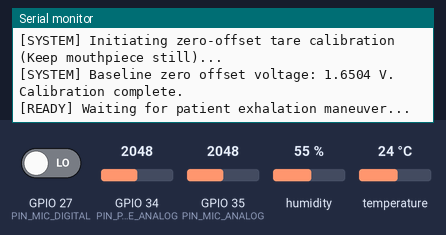
The sketch below on a simulated ESP32. On the bench: the last lines printed to the serial monitor. The inputs (shaded band) are chosen by the test bench; at power-on: GPIO 34 (PIN_PRESSURE_ANALOG) = 2048, GPIO 27 (PIN_MIC_DIGITAL) LOW, GPIO 35 (PIN_MIC_ANALOG) = 2048, humidity 55 %, temperature 24 °C (analog values on the 0–4095 scale).

Above: at 3.7 s.
3.8 s: GPIO 34 (PIN_PRESSURE_ANALOG) set to 2098
At 4.7 s:
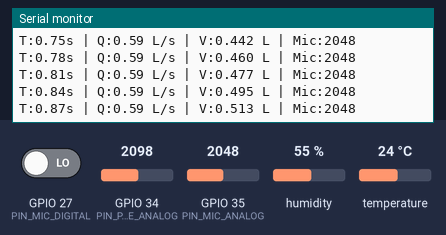
5.3 s: GPIO 34 (PIN_PRESSURE_ANALOG) set to 1228
At 6.5 s:
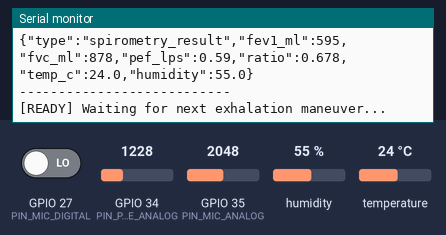
Timing chart, 0 to 8.3 s (numbered marks = the images above; inputs shaded):
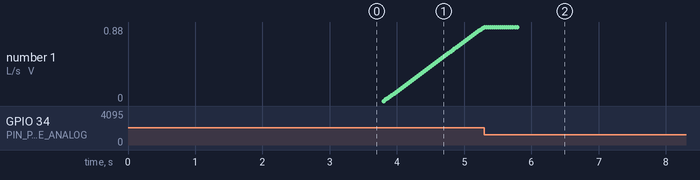

Measured:
- the behaviour switches between 2049 and 2050 on GPIO 34 (PIN_PRESSURE_ANALOG) (found by bisection; images 0 and 1)
- after the input at 3.8 s, the serial monitor: prints a new line at once (image 1)

The sketch:

esp32_spirometer.ino
```cpp
/*
 * ======================================================================================
 * AI-POWERED COPD SEVERITY PREDICTION AND RESPIRATORY MONITORING SYSTEM
 * Embedded ESP32 Firmware for Digital Spirometry & Acoustic Auscultation
 * ======================================================================================
 *
 * Hardware Configuration:
 *   - Microcontroller: ESP32 Dual-Core Tensilica Xtensa LX6 (240 MHz)
 *   - Pressure Sensor: MPX10DP (0 - 10 kPa / 0 - 1.45 psi Differential Pressure)
 *   - Instrumentation Amplifier: AD620 (Gain Rg = 620 Ohm, G ≈ 80.68)
 *   - Ambient Environmental Sensor: DHT22 / AM2302 (Temperature & Humidity for BTPS)
 *   - Audio Acoustic Sensor: Electret Condenser + MAX4466 Preamplifier
 *
 * Pin Mapping:
 *   - GPIO 34 (ADC1_CH6): MPX10DP + AD620 Pressure Sensor Analog Input
 *   - GPIO 35 (ADC1_CH7): Microphone Analog Audio Waveform Input
 *   - GPIO 27 (Digital):  Microphone Digital Sound Activity Threshold Comparator
 *   - GPIO 4  (Digital):  DHT22 Single-Bus Data Line
 *   - VCC: 3.3V / 5.0V (LDO Regulated)
 *   - GND: Common System Ground
 * ======================================================================================
 */

#include <Arduino.h>
#include <WiFi.h>
#include <DHT.h>
#include <math.h>

// ---------------- PIN DEFINITIONS ----------------
#define PIN_PRESSURE_ANALOG   34  // AD620 amplified differential pressure (0 - 3.3V)
#define PIN_MIC_ANALOG        35  // Microphone analog acoustic signal
#define PIN_MIC_DIGITAL       27  // Microphone digital sound threshold
#define PIN_DHT22_DATA        4   // DHT22 environmental sensor

#define DHTTYPE               DHT22

// ---------------- CALIBRATION & SAMPLING CONSTANTS ----------------
const float ADC_VREF          = 3.30f;       // ESP32 ADC Reference Voltage
const int   ADC_RESOLUTION    = 4095;        // 12-bit SAR ADC (0 - 4095)
const float SAMPLING_FREQ_HZ  = 100.0f;      // 100 Hz Spirometry Sampling Rate
const float DT_SEC            = 1.0f / SAMPLING_FREQ_HZ; // 10 ms integration step

// AD620 & MPX10DP Calibration Parameters
// MPX10DP: 3.5 mV / kPa. AD620 Gain: G = 1 + (49.4k / 620) = 80.68
// Full scale ~35 mV differential * 80.68 = 2.82 V at 10 kPa
const float AD620_GAIN        = 80.68f;
const float MPX10DP_SENS_V_KPA = 0.0035f;    // 3.5 mV/kPa
const float FLOW_CALIBRATION_K = 1.425f;     // Empirical flow orifice constant (L/s per sqrt(kPa))

// Flow Detection Thresholds (ATS/ERS Standardization)
const float FLOW_START_THRESH = 0.10f;       // Exhalation start threshold: 0.10 L/s
const float FLOW_END_THRESH   = 0.025f;      // Exhalation end plateau threshold: 0.025 L/s
const float MAX_TEST_DURATION = 8.0f;        // Maximum maneuver duration: 8.0 seconds

// ---------------- INSTANCES & GLOBAL STATE ----------------
DHT dht(PIN_DHT22_DATA, DHTTYPE);

// Environmental BTPS variables
float ambient_temp_c   = 24.0f;
float ambient_humidity = 50.0f;
float btps_factor      = 1.05f;

// Baseline pressure offset (Zero Tare Calibration)
float pressure_baseline_voltage = 0.0f;

// Spirometric Maneuver Variables
bool  is_exhaling         = false;
float current_flow_lps    = 0.0f;
float cumulative_vol_l    = 0.0f;
float fev1_liters         = 0.0f;
float fvc_liters          = 0.0f;
float pef_lps             = 0.0f;
float maneuver_time_sec   = 0.0f;
int   end_plateau_samples = 0;

// ---------------- BTPS FACTOR CALCULATION ----------------
float compute_btps_factor(float temp_c, float rh_pct) {
    // Saturated water vapor pressure at ambient temperature: Antoine / Magnus-Tetens Equation
    float p_sat_ambient = (rh_pct / 100.0f) * 4.584f * exp((17.27f * temp_c) / (237.3f + temp_c));
    float p_barometric  = 760.0f;  // Standard atmospheric pressure in mmHg
    float p_vapor_body  = 47.07f;  // Water vapor pressure at 37°C saturated

    float temp_ratio     = (273.15f + 37.0f) / (273.15f + temp_c);
    float pressure_ratio = (p_barometric - p_sat_ambient) / (p_barometric - p_vapor_body);

    float factor = temp_ratio * pressure_ratio;
    // Constrain factor to physiologically plausible range (1.00 - 1.25)
    if (factor < 1.0f) factor = 1.0f;
    if (factor > 1.25f) factor = 1.25f;
    return factor;
}

// ---------------- SENSOR ZERO-OFFSET TARE ----------------
void calibrate_zero_offset() {
    Serial.println(F("[SYSTEM] Initiating zero-offset tare calibration (Keep mouthpiece still)..."));
    long sum_adc = 0;
    const int CAL_SAMPLES = 200;

    for (int i = 0; i < CAL_SAMPLES; i++) {
        sum_adc += analogRead(PIN_PRESSURE_ANALOG);
        delay(5);
    }

    float avg_adc = (float)sum_adc / (float)CAL_SAMPLES;
    pressure_baseline_voltage = (avg_adc / (float)ADC_RESOLUTION) * ADC_VREF;

    Serial.print(F("[SYSTEM] Baseline zero offset voltage: "));
    Serial.print(pressure_baseline_voltage, 4);
    Serial.println(F(" V. Calibration complete."));
}

void setup() {
    Serial.begin(115200);
    delay(1000);
    Serial.println(F("\n========================================================"));
    Serial.println(F("ESP32 SMART SPIROMETER & RESPIRATORY MONITORING SYSTEM"));
    Serial.println(F("========================================================"));

    // Configure ADC resolution and attenuation
    analogReadResolution(12);
    analogSetAttenuation(ADC_11db); // Full-scale input voltage ~0 - 3.3V

    pinMode(PIN_PRESSURE_ANALOG, INPUT);
    pinMode(PIN_MIC_ANALOG, INPUT);
    pinMode(PIN_MIC_DIGITAL, INPUT);

    // Initialize DHT22 environmental sensor
    dht.begin();
    delay(500);

    // Read ambient conditions for BTPS correction
    float t = dht.readTemperature();
    float h = dht.readHumidity();
    if (!isnan(t) && !isnan(h)) {
        ambient_temp_c   = t;
        ambient_humidity = h;
    }
    btps_factor = compute_btps_factor(ambient_temp_c, ambient_humidity);

    Serial.print(F("[ENV] Ambient Temp: "));
    Serial.print(ambient_temp_c, 1);
    Serial.print(F(" C, Humidity: "));
    Serial.print(ambient_humidity, 1);
    Serial.print(F(" %, Calculated BTPS Factor: "));
    Serial.println(btps_factor, 4);

    // Perform baseline tare
    calibrate_zero_offset();

    Serial.println(F("[READY] Waiting for patient exhalation maneuver..."));
}

void loop() {
    static unsigned long last_sample_time = 0;
    unsigned long current_time = millis();

    // Deterministic 100 Hz sampling loop (10 ms period)
    if (current_time - last_sample_time >= 10) {
        last_sample_time = current_time;

        // 1. Read Pressure Sensor
        int raw_adc = analogRead(PIN_PRESSURE_ANALOG);
        float v_sensor = ((float)raw_adc / (float)ADC_RESOLUTION) * ADC_VREF;
        float v_diff   = v_sensor - pressure_baseline_voltage;

        if (v_diff < 0.0f) v_diff = 0.0f; // Ignore negative flow artifacts

        // Calculate Differential Pressure in kPa
        // v_diff = ΔP_kPa * Sens * Gain
        float delta_p_kpa = v_diff / (MPX10DP_SENS_V_KPA * AD620_GAIN);

        // Bernoulli flow rate Q(t) = k * sqrt(ΔP) in L/s
        float raw_flow_lps = FLOW_CALIBRATION_K * sqrt(delta_p_kpa);

        // Apply BTPS correction
        current_flow_lps = raw_flow_lps * btps_factor;

        // 2. Read Acoustic Microphone
        int raw_mic_analog  = analogRead(PIN_MIC_ANALOG);
        int mic_activity    = digitalRead(PIN_MIC_DIGITAL);

        // 3. Exhalation Maneuver State Machine
        if (!is_exhaling) {
            // Trigger start of forced exhalation
            if (current_flow_lps >= FLOW_START_THRESH) {
                is_exhaling         = true;
                cumulative_vol_l    = 0.0f;
                fev1_liters         = 0.0f;
                pef_lps             = 0.0f;
                maneuver_time_sec   = 0.0f;
                end_plateau_samples = 0;
                Serial.println(F("[MANEUVER] Exhalation started!"));
            }
        } else {
            // Active forced exhalation
            maneuver_time_sec += DT_SEC;

            // Numerical trapezoidal integration: V = ∫ Q dt
            cumulative_vol_l += current_flow_lps * DT_SEC;

            // Peak Expiratory Flow (PEF) tracking
            if (current_flow_lps > pef_lps) {
                pef_lps = current_flow_lps;
            }

            // Capture FEV1 at exactly 1.0 second
            if (maneuver_time_sec >= 1.0f && fev1_liters == 0.0f) {
                fev1_liters = cumulative_vol_l;
            }

            // Check for end of exhalation (plateau < 0.025 L/s for 0.5s or max time reached)
            if (current_flow_lps < FLOW_END_THRESH) {
                end_plateau_samples++;
            } else {
                end_plateau_samples = 0;
            }

            if (end_plateau_samples >= 50 || maneuver_time_sec >= MAX_TEST_DURATION) {
                // Maneuver completed
                is_exhaling = false;
                fvc_liters  = cumulative_vol_l;
                if (fev1_liters == 0.0f) fev1_liters = fvc_liters; // Fallback if < 1s

                float ratio = (fvc_liters > 0.0f) ? (fev1_liters / fvc_liters) : 0.0f;

                // Transmit JSON Diagnostic Packet over Serial / Wi-Fi
                Serial.println(F("\n--- [MANEUVER COMPLETE] ---"));
                Serial.print(F("{\"type\":\"spirometry_result\","));
                Serial.print(F("\"fev1_ml\":"));    Serial.print(fev1_liters * 1000.0f, 0);
                Serial.print(F(",\"fvc_ml\":"));    Serial.print(fvc_liters * 1000.0f, 0);
                Serial.print(F(",\"pef_lps\":"));   Serial.print(pef_lps, 2);
                Serial.print(F(",\"ratio\":"));     Serial.print(ratio, 3);
                Serial.print(F(",\"temp_c\":"));    Serial.print(ambient_temp_c, 1);
                Serial.print(F(",\"humidity\":"));  Serial.print(ambient_humidity, 1);
                Serial.println(F("}"));
                Serial.println(F("---------------------------\n"));
                Serial.println(F("[READY] Waiting for next exhalation maneuver..."));
            }
        }

        // Live Real-Time Telemetry Stream (30 Hz downsampled)
        static int telemetry_divider = 0;
        if (++telemetry_divider >= 3) {
            telemetry_divider = 0;
            if (is_exhaling) {
                Serial.print(F("T:"));     Serial.print(maneuver_time_sec, 2);
                Serial.print(F("s | Q:")); Serial.print(current_flow_lps, 2);
                Serial.print(F(" L/s | V:")); Serial.print(cumulative_vol_l, 3);
                Serial.print(F(" L | Mic:")); Serial.println(raw_mic_analog);
            }
        }
    }
}
```
